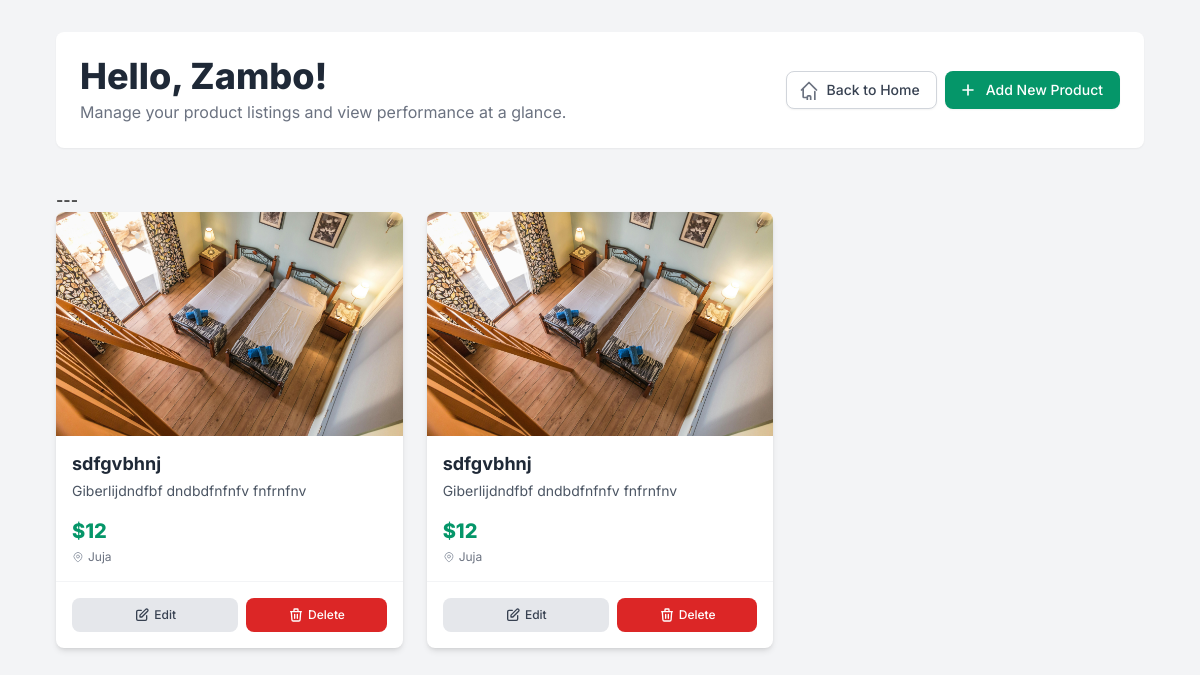
Page /seller_dashboard/ (signed in) on the earlier database version.
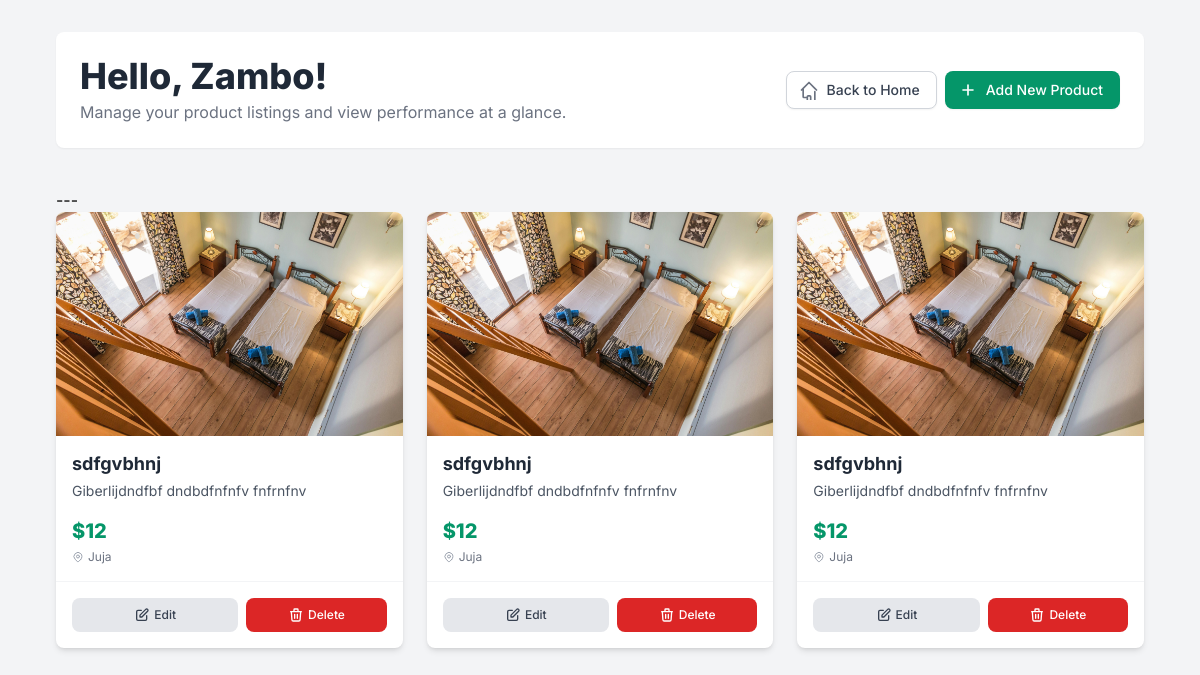
Same page on the later database version.
### products/models.py (models this page shows, shortened)
class ProductListings(models.Model):
    title = models.CharField(max_length=50)
    description = models.TextField()
    price = models.IntegerField()
    image = models.ImageField(upload_to='products/', blank=True, null=True) # stored under /media/products/
    location = models.CharField(max_length=100)
    seller = models.ForeignKey(SellerProfile, on_delete=models.CASCADE)
    category = models.ForeignKey(Category, on_delete=models.CASCADE, related_name='product', blank=True, null=True) # 'related_name' allows reverse lookup: category.product.all()
    created_at = models.DateTimeField(auto_now_add=True, blank=True, null=True) # auto set when product is first created

### products/views.py (the view)
# urls.py: path('seller_dashboard/', seller_dashboard, name='seller_dashboard'),
@login_required
def seller_dashboard(request):
    try:
        seller_profile = request.user.seller_profile
    except SellerProfile.DoesNotExist:
        return redirect('products:home')
    products = ProductListings.objects.filter(seller=seller_profile)
    return render(request, 'products/seller_dashboard.html', {'products': products})

### products/templates/products/seller_dashboard.html (shortened to what the changed rows need)
<!DOCTYPE html>
<html lang="en">
<head>
    <script src="https://cdn.tailwindcss.com"></script>
</head>
<body class="bg-gray-100 min-h-screen">
    <div class="max-w-6xl mx-auto p-4 md:p-8">
        <header class="flex flex-col md:flex-row justify-between items-center mb-10 bg-white p-6 rounded-lg shadow-sm">
            <div class="text-center md:text-left mb-4 md:mb-0">
                <h1 class="text-3xl md:text-4xl font-extrabold text-gray-800 leading-tight">
                    Hello, {{ request.user }}!
                </h1>
            </div>
        </header>
        <main>
            {% if products %}
            <div class="grid grid-cols-1 sm:grid-cols-2 lg:grid-cols-3 xl:grid-cols-4 gap-6">
                {% for product in products %}
                <div class="product-card bg-white rounded-lg shadow-md overflow-hidden flex flex-col items-stretch">
                    <a href="#">
                        <div class="relative w-full h-48 md:h-56 overflow-hidden">
                            <img src="{{ product.image.url }}" alt="{{ product.title }}" class="w-full h-full object-cover">
                        </div>
                    </a>
                    <div class="p-4 flex-grow flex flex-col justify-between">
                        <div>
                            <h3 class="text-lg font-bold text-gray-800 line-clamp-2 leading-snug">{{ product.title }}</h3>
                            <p class="text-sm text-gray-600 mt-1 line-clamp-3">{{ product.description }}</p>
                        </div>
                        <div class="mt-4">
                            <p class="text-xl font-extrabold text-emerald-600">${{ product.price }}</p>
                            <p class="text-xs text-gray-500 flex items-center mt-1">
                                {{ product.location }}
                            </p>
                        </div>
                    </div>
                    <div class="border-t border-gray-100 p-4 flex justify-between space-x-2">
                        <a href="#" class="flex-1 inline-flex items-center justify-center px-3 py-2 border border-transparent rounded-lg text-xs font-medium text-gray-700 bg-gray-200 hover:bg-gray-300 focus:outline-none focus:ring-2 focus:ring-offset-2 focus:ring-gray-400 transition-colors">
                            Edit
                        </a>
                        <form method="post" action="{% url 'products:delete_product' product.id %}" class="flex-1">
                            <button type="submit" class="w-full inline-flex items-center justify-center px-3 py-2 border border-transparent rounded-lg text-xs font-medium text-white bg-red-600 hover:bg-red-700 focus:outline-none focus:ring-2 focus:ring-offset-2 focus:ring-red-500 transition-colors">
                                Delete
                            </button>
                        </form>
                    </div>
                </div>
                {% endfor %}
            </div>
            {% endif %}
        </main>
    </div>
</body>
</html>

Differences in the rows shown:
added ProductListings: image (picture), title "sdfgvbhnj", description "Giberlijdndfbf dndbdfnfnfv fnfrnfnv", price "12", location "Juja"
